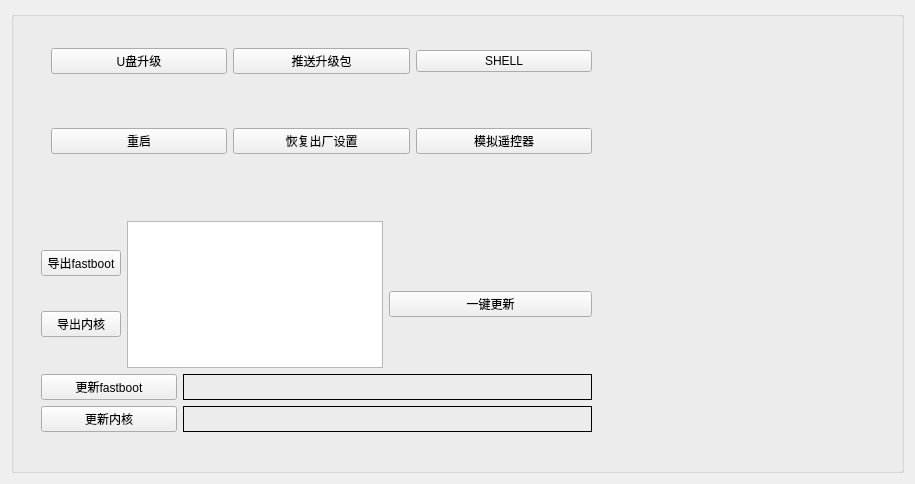
        <widget class="QWidget" name="tab_7">
         <attribute name="title">
          <string>附加功能</string>
         </attribute>
         <layout class="QHBoxLayout" name="horizontalLayout_35">
          <item>
           <widget class="QGroupBox" name="groupBox_5">
            <property name="minimumSize">
             <size>
              <width>893</width>
              <height>462</height>
             </size>
            </property>
            <property name="maximumSize">
             <size>
              <width>893</width>
              <height>462</height>
             </size>
            </property>
            <property name="title">
             <string/>
            </property>
            <widget class="QWidget" name="layoutWidget">
             <property name="geometry">
              <rect>
               <x>40</x>
               <y>20</y>
               <width>541</width>
               <height>61</height>
              </rect>
             </property>
             <layout class="QHBoxLayout" name="horizontalLayout_36">
              <item>
               <widget class="QPushButton" name="Recovery2_pushButton">
                <property name="text">
                 <string>U盘升级</string>
                </property>
               </widget>
              </item>
              <item>
               <widget class="QPushButton" name="Recovery3_pushButton">
                <property name="text">
                 <string>推送升级包</string>
                </property>
               </widget>
              </item>
              <item>
               <widget class="QPushButton" name="pushButton">
                <property name="text">
                 <string>SHELL</string>
                </property>
               </widget>
              </item>
             </layout>
            </widget>
            <widget class="QWidget" name="layoutWidget">
             <property name="geometry">
              <rect>
               <x>40</x>
               <y>100</y>
               <width>541</width>
               <height>61</height>
              </rect>
             </property>
             <layout class="QHBoxLayout" name="horizontalLayout_39">
              <item>
               <widget class="QPushButton" name="RebootpushButton">
                <property name="text">
                 <string>重启</string>
                </property>
               </widget>
              </item>
              <item>
               <widget class="QPushButton" name="Recovery1_pushButton">
                <property name="text">
                 <string>恢复出厂设置</string>
                </property>
               </widget>
              </item>
              <item>
               <widget class="QPushButton" name="roteCotrul_pushButton">
                <property name="text">
                 <string>模拟遥控器</string>
                </property>
               </widget>
              </item>
             </layout>
            </widget>
            <widget class="QWidget" name="layoutWidget">
             <property name="geometry">
              <rect>
               <x>30</x>
               <y>210</y>
               <width>551</width>
               <height>211</height>
              </rect>
             </property>
             <layout class="QVBoxLayout" name="verticalLayout_20" stretch="0,1">
              <item>
               <layout class="QHBoxLayout" name="horizontalLayout_41">
                <item>
                 <layout class="QVBoxLayout" name="verticalLayout_15">
                  <item>
                   <widget class="QPushButton" name="DownLoadFastboot">
                    <property name="text">
                     <string>导出fastboot</string>
                    </property>
                   </widget>
                  </item>
                  <item>
                   <widget class="QPushButton" name="DownLoadKernel">
                    <property name="text">
                     <string>导出内核</string>
                    </property>
                   </widget>
                  </item>
                 </layout>
                </item>
                <item>
                 <widget class="QTextBrowser" name="add_state">
                  <property name="styleSheet">
                   <string notr="true">font: 75 12pt &quot;楷体&quot;;</string>
                  </property>
                 </widget>
                </item>
                <item>
                 <layout class="QVBoxLayout" name="verticalLayout_16">
                  <item>
                   <spacer name="horizontalSpacer_12">
                    <property name="orientation">
                     <enum>Qt::Horizontal</enum>
                    </property>
                    <property name="sizeHint" stdset="0">
                     <size>
                      <width>40</width>
                      <height>20</height>
                     </size>
                    </property>
                   </spacer>
                  </item>
                  <item>
                   <widget class="QPushButton" name="fresh">
                    <property name="text">
                     <string>一键更新</string>
                    </property>
                   </widget>
                  </item>
                 </layout>
                </item>
               </layout>
              </item>
              <item>
               <layout class="QVBoxLayout" name="verticalLayout_17">
                <item>
                 <layout class="QHBoxLayout" name="horizontalLayout_37" stretch="1,3">
                  <item>
                   <widget class="QPushButton" name="pushButton_4">
                    <property name="text">
                     <string>更新fastboot</string>
                    </property>
                   </widget>
                  </item>
                  <item>
                   <widget class="QLabel" name="label_pp">
                    <property name="sizePolicy">
                     <sizepolicy hsizetype="Preferred" vsizetype="Preferred">
                      <horstretch>0</horstretch>
                      <verstretch>0</verstretch>
                     </sizepolicy>
                    </property>
                    <property name="styleSheet">
                     <string notr="true">font: 75 14pt &quot;楷体&quot;;</string>
                    </property>
                    <property name="frameShape">
                     <enum>QFrame::Box</enum>
                    </property>
                    <property name="text">
                     <string/>
                    </property>
                   </widget>
                  </item>
                 </layout>
                </item>
                <item>
                 <layout class="QHBoxLayout" name="horizontalLayout_38" stretch="1,3">
                  <item>
                   <widget class="QPushButton" name="pushButton_5">
                    <property name="text">
                     <string>  更新内核  </string>
                    </property>
                   </widget>
                  </item>
                  <item>
                   <widget class="QLabel" name="label_op">
                    <property name="sizePolicy">
                     <sizepolicy hsizetype="Preferred" vsizetype="Preferred">
                      <horstretch>0</horstretch>
                      <verstretch>0</verstretch>
                     </sizepolicy>
                    </property>
                    <property name="styleSheet">
                     <string notr="true">font: 75 12pt &quot;楷体&quot;;</string>
                    </property>
                    <property name="frameShape">
                     <enum>QFrame::Box</enum>
                    </property>
                    <property name="frameShadow">
                     <enum>QFrame::Plain</enum>
                    </property>
                    <property name="text">
                     <string/>
                    </property>
                   </widget>
                  </item>
                 </layout>
                </item>
               </layout>
              </item>
             </layout>
            </widget>
            <widget class="QLabel" name="label_17">
             <property name="geometry">
              <rect>
               <x>630</x>
               <y>30</y>
               <width>251</width>
               <height>321</height>
              </rect>
             </property>
             <property name="styleSheet">
              <string notr="true">border-image: url(:/image/440e6093645d1aec04cd923b5eaf5e96.png);</string>
             </property>
             <property name="text">
              <string/>
             </property>
            </widget>
           </widget>
          </item>
         </layout>
        </widget>
